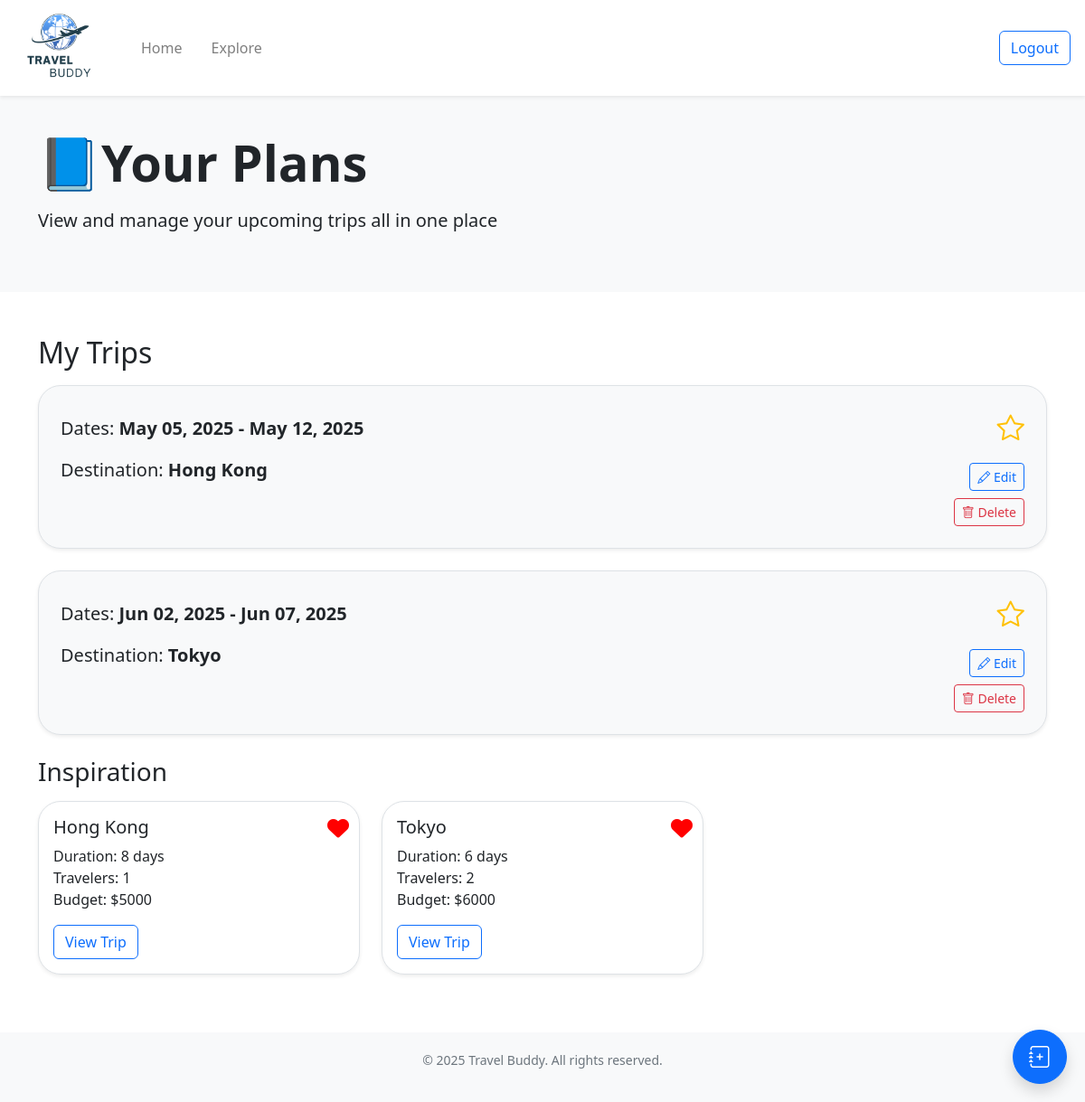
The page /home (signed in) on the database as committed earlier.
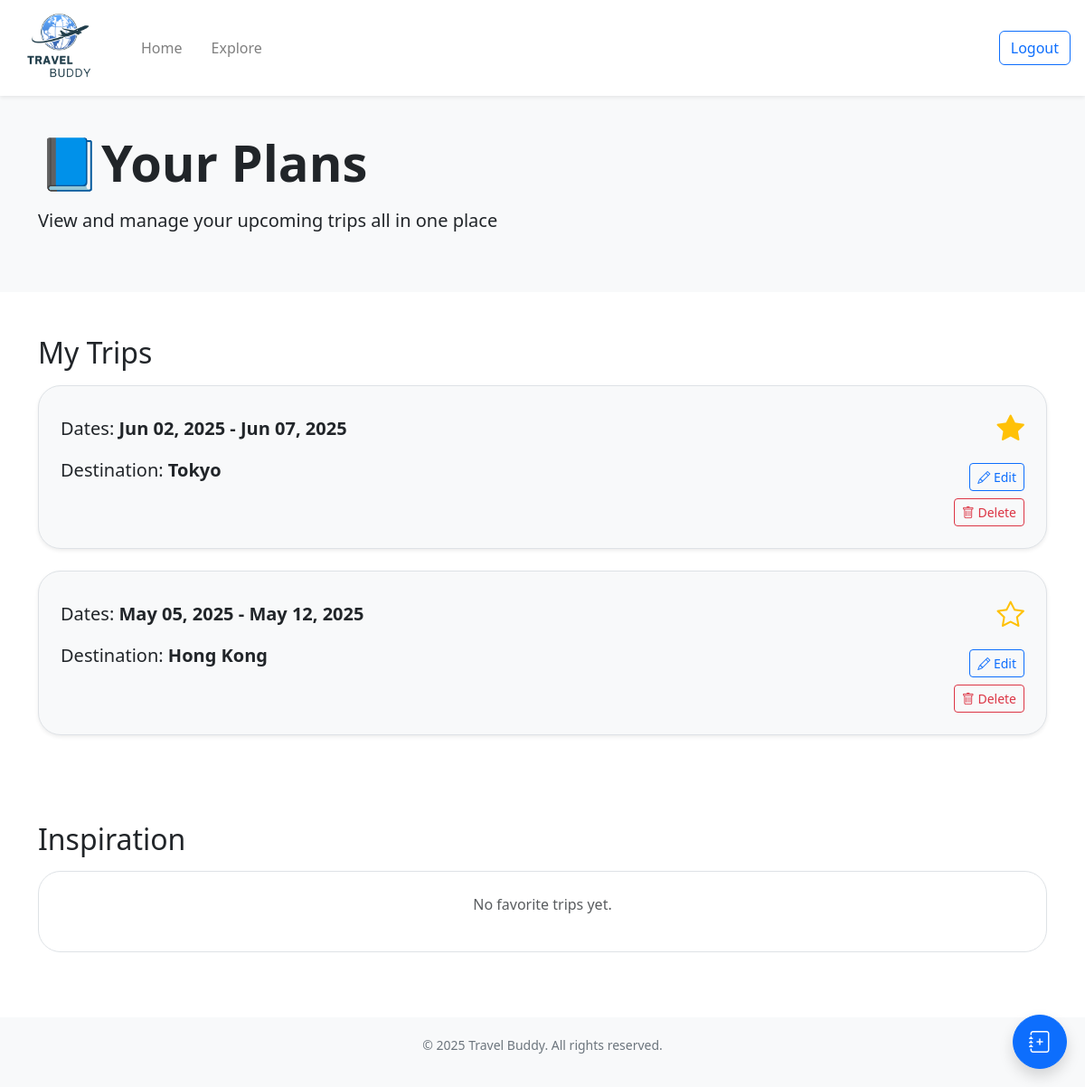
The same page on the database as committed later.
### website/models.py (models this page shows)
class Trip(db.Model):
    __tablename__ = 'trip'
    id = db.Column(db.Integer, primary_key=True)
    destination = db.Column(db.String(200), nullable=False)
    start_date = db.Column(db.Date, nullable=False)
    end_date = db.Column(db.Date, nullable=False)
    travelers = db.Column(db.Integer)
    budget = db.Column(db.Integer)
    public = db.Column(db.Boolean, default=False)  # for sharing on explore page (False = private, True = public)
    starred = db.Column(db.Boolean, default=False)
    user_id = db.Column(db.Integer, db.ForeignKey('user.id'))           # each trip belongs to a user
    flights = db.relationship('Flight', backref='trip', cascade="all, delete-orphan")
    hotels = db.relationship('Hotel', backref='trip', cascade="all, delete-orphan")
    activities = db.relationship('Activity', backref='trip', cascade="all, delete-orphan")
    bookings = db.relationship('Booking', backref='trip', cascade="all, delete-orphan")

### website/views.py (the view)
@views.route('/home')
@login_required
def home():
    trips = Trip.query.filter_by(user_id=current_user.id).order_by(Trip.starred.desc(), Trip.start_date.asc()).all()
    favorites = db.session.query(Trip).join(Favorites).filter(Favorites.user_id == current_user.id).all()
    favorites_id = {fav.trip_id for fav in Favorites.query.filter_by(user_id=current_user.id).all()}
    public_trips = Trip.query.filter_by(public=True).all()
    for trip in public_trips:
        trip.liked = trip.id in favorites_id
    return render_template("home.html", user=current_user, trips=trips, favorites=favorites)

### website/__init__.py (called while the page is built)
def create_app():
    app = Flask(__name__)
    app.config['SECRET_KEY'] = 'asdfa asdfa'
    app.config['SQLALCHEMY_DATABASE_URI'] = f'sqlite:///{DB_NAME}'
    app.config['DATABASE'] = os.path.join(app.instance_path, DB_NAME)
    db.init_app(app)
    from .views import views
    from .auth import auth
    app.register_blueprint(views, url_prefix='/')
    app.register_blueprint(auth, url_prefix='/')
    from .models import User
    with app.app_context():
        if not path.exists(DB_NAME):
            db.create_all()
            print("Database created successfully")
    login_manager = LoginManager()
    login_manager.login_view = 'auth.login'
    login_manager.init_app(app)
    @login_manager.user_loader
    def load_user(id):
        return User.query.get(int(id))
    return app

### website/templates/home.html (shortened to what this page needs)
<!DOCTYPE html>
<html>
  <head>
    <link rel="stylesheet" href="https://stackpath.bootstrapcdn.com/bootstrap/4.4.1/css/bootstrap.min.css" />
    <link href="https://cdn.jsdelivr.net/npm/bootstrap-icons/font/bootstrap-icons.css" rel="stylesheet" />
    <link rel="stylesheet" href="https://stackpath.bootstrapcdn.com/font-awesome/4.7.0/css/font-awesome.min.css" />
    <link href="https://cdn.jsdelivr.net/npm/bootstrap@5.3.3/dist/css/bootstrap.min.css" rel="stylesheet" />
    <link href="https://cdnjs.cloudflare.com/ajax/libs/font-awesome/6.4.0/css/all.min.css" rel="stylesheet" />
  </head>
  <body class="min-vh-100 d-flex flex-column">
    <nav class="navbar navbar-expand-lg navbar-light bg-white shadow-sm">
      <a class="navbar-brand ms-3" href="/home">
        <img src="{{ url_for('static', filename='images/logo.png') }}" class="d-inline-block align-top logo-nav" />
      </a>
      <div class="collapse navbar-collapse" id="navbar">
        <ul class="navbar-nav">
          <li class="nav-item">
            <a class="nav-link ms-3" href="/home">Home</a>
          </li>
          <li class="nav-item">
            <a class="nav-link ms-3" href="/explore">Explore</a>
          </li>
        </ul>
        <br />
        <ul class="navbar-nav ms-auto">
          <li class="nav-item">
            <a class="btn btn-outline-primary ms-3 me-3" id="logout" href="/" role="button">Logout</a>
          </li>
        </ul>
      </div>
    </nav>
    <section class="hero">
      <div class="container">
        <h1 class="display-4 font-weight-bold">📘Your Plans</h1>
        <p class="lead mt-3 mb-4">View and manage your upcoming trips all in one place</p>
      </div>
    </section>
    <section class="container my-5">
      <h2 class="mb-3">My Trips</h2>
      {% if trips %} {% for trip in trips %} {% set view_url = url_for('views.view_plan', trip_id=trip.id) %}
      <div class="plan-card mb-4 p-4 shadow-sm clickable-card" onclick="window.location.href='{{ view_url }}';" style="cursor: pointer">
        <div class="d-flex justify-content-between align-items-start">
          <div>
            <p class="fs-5">Dates: <strong>{{ trip.start_date.strftime('%b %d, %Y') }} - {{ trip.end_date.strftime('%b %d, %Y') }}</strong></p>
            <p class="fs-5">Destination: <strong>{{ trip.destination }}</strong></p>
          </div>
          <div class="ms-3 d-flex flex-column align-items-end" onclick="event.stopPropagation();">
            <button type="button" class="btn p-0 border-0 bg-transparent mb-3" onclick="toggleStar(this)" data-trip-id="{{ trip.id }}">
              <i class="bi {% if trip.starred %}bi-star-fill{% else %}bi-star{% endif %}" style="font-size: 1.9rem; color: #ffc107"></i>
            </button>
            <a href="{{ url_for('views.edit_plan', trip_id=trip.id) }}" class="btn btn-sm btn-outline-primary mb-2"> <i class="bi bi-pencil"></i> Edit </a>
            <button type="submit" class="btn btn-sm btn-outline-danger" data-bs-toggle="modal" data-bs-target="#confirmDeleteModal-{{ trip.id }}"><i class="bi bi-trash"></i> Delete</button>
          </div>
        </div>
      </div>
      {% endfor %}
      {% endif %} {% if favorites %}
      <h3 class="mt-4 mb-3">Inspiration</h3>
      <div class="row">
        {% for trip in favorites %}
        <div class="col-md-4 mb-3">
          <div class="card shadow-sm">
            <button class="like-btn btn btn-link p-0 position-absolute" data-trip-id="{{ trip.id }}" style="top: 10px; right: 10px; z-index: 10; font-size: 1.5rem; color: red">
              <i class="{% if trip.liked %}fas{% else %}far{% endif %} fa-heart"></i>
            </button>
            <div class="card-body">
              <h5 class="card-title">{{ trip.destination }}</h5>
              <p class="card-text">
                Duration: {{ (trip.end_date - trip.start_date).days + 1 }} day{{ 's' if (trip.end_date - trip.start_date).days + 1 != 1 else '' }}<br />
                Travelers: {{ trip.travelers }}<br />
                Budget: ${{ trip.budget }}
              </p>
              <a href="{{ url_for('views.explore_plan', trip_id=trip.id) }}" class="btn btn-outline-primary">View Trip</a>
            </div>
          </div>
        </div>
        {% endfor %}
      </div>
      {% else %}
      <br />
      <br />
      <div>
        <h2 class="mt-4 mb-3">Inspiration</h2>
        <div class="card mb-4 p-4 text-center text-muted">
          <p>No favorite trips yet.</p>
        </div>
      </div>
      {% endif %}
    </section>
    <a href="/create-plan" class="btn btn-primary rounded-circle shadow floating-button" title="Add New Plan">
      <i class="bi bi-journal-plus"></i>
    </a>
    <footer class="footer mt-auto">
      <div class="container">
        <p>© 2025 Travel Buddy. All rights reserved.</p>
      </div>
    </footer>
  </body>
</html>

### website/templates/home.html (style rules this page uses)
.hero { background: #f8f9fa; padding: 40px 0; text-align: left; }
.footer { background: #f8f9fa; padding: 20px 0; text-align: center; font-size: 14px; color: #6c757d; }
.logo-nav { width: 100px; height: 80px; object-fit: contain; }
.plan-card { border-radius: 25px; background-color: #f8f9fa; border: 1px solid #dee2e6; transition: box-shadow 0.2s ease; }
.floating-button { position: fixed; bottom: 20px; right: 20px; width: 60px; height: 60px; font-size: 24px; display: flex; align-items: center; justify-content: center; z-index: 1050; padding: 0; }
.floating-button i { line-height: 1; margin: 0; }
.card { border-radius: 25px; border: 1px solid #dee2e6; }

Rows that differ between the two databases and show on the page:
no longer on one of the page's lists (row edited): Trip: destination "Tokyo", (trip.end_date-trip.start_date).days+1 "6", end_date+start_date "s", travelers "2", budget "6000"
no longer on one of the page's lists (row unchanged): Trip: destination "Hong Kong", (trip.end_date-trip.start_date).days+1 "8", end_date+start_date "s", travelers "1", budget "5000"
changed Trip "Jun 02, 2025": starred False → True (drawn); moves up the list
Other text that changed with them:
text now shown: "No favorite trips yet."
